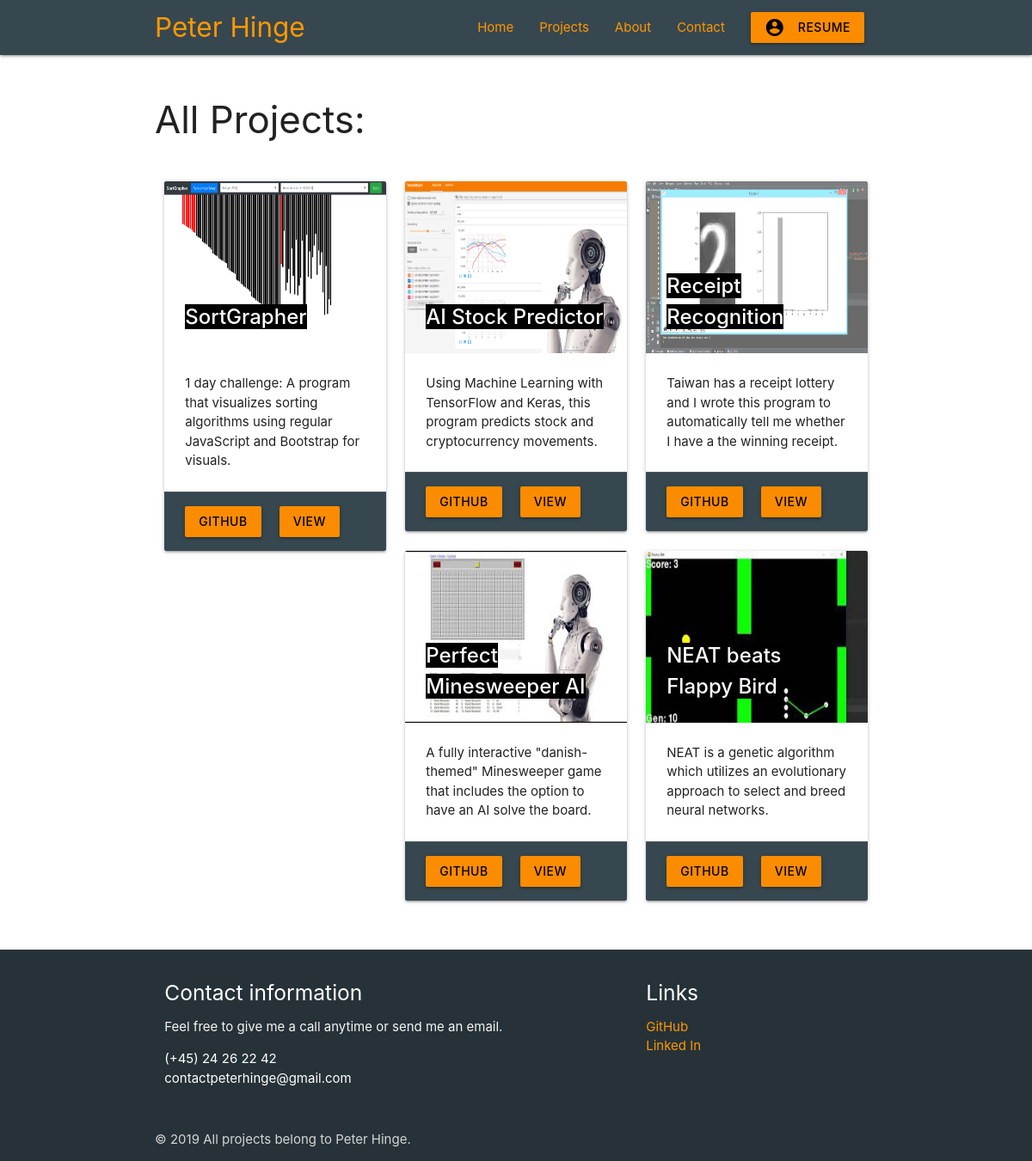
Page /all_projects on the committed database.
### main/models.py (models this page shows, shortened)
class Project(models.Model):
    project_title = models.CharField(max_length=100)
    project_published = models.DateTimeField('date published', default=datetime.now())
    project_description = models.CharField(max_length=300)
    project_content = models.TextField()
    project_slug = models.CharField(max_length=100)
    project_github_url = models.CharField(max_length=100)
    project_thumbnail = models.CharField(max_length=100, default="no_image")

### main/views.py (the view)
# urls.py: path('all_projects', views.all_projects_page, name='all_projects_page'),
def all_projects_page(request):
    return render(request=request,
                  template_name='main/all_projects.html',
                  context={'projects': Project.objects.all()})

### main/templates/main/all_projects.html (shortened to what this page needs)
{% extends 'main/header.html' %}
{% load static %}
{% block content %}
  <h3>All Projects:</h3>
  <br>
  <div class="row">
    {% for project in projects reversed %}
    <div class="col s12 m6 l4">
      <div class="card hoverable">
        <div class="card-image">
          <a href="{{project.project_slug}}">
            <img src="{% static "images/thumbnails/"|add:project.project_thumbnail|add:".png" %}" alt="{{project.project_title}}" height="200">
            <span class="card-title"><span class="black"><strong>{{project.project_title}}</strong></span></span>
          </a>
        </div>
        <div class="card-content">
          <p>{{project.project_description}}</p>
        </div>
        <div class="card-action blue-grey darken-3">
          <a href="{{project.project_github_url}}" target="_blank" class="btn orange darken-1 black-text"><strong>GITHUB</strong></a>
          <a href="{{project.project_slug}}" class="btn orange darken-1 black-text"><strong>VIEW</strong></a>
        </div>
      </div>
    </div>
    {% endfor %}
  </div>
{% endblock %}

### main/templates/main/header.html (shortened to what this page needs)
<head>
  {% load static %}
  <link rel="stylesheet" href="https://cdnjs.cloudflare.com/ajax/libs/materialize/1.0.0/css/materialize.min.css"/>
</head>
<body>
  <nav>
    <div class="nav-wrapper blue-grey darken-3">
      <div class="container">
        <a href="/" class="brand-logo orange-text text-orange darken-1">Peter Hinge</a>
        <ul class="right hide-on-med-and-down white-text">
          <li><a href="/" class="orange-text text-orange darken-1">Home</a></li>
          <li><a href="/all_projects" class="orange-text text-orange darken-1">Projects</a></li>
          <li><a href="/#about" class="orange-text text-orange darken-1">About</a></li>
          <li><a href="/#contact" class="orange-text text-orange darken-1">Contact</a></li>
          <li><a href="{% static "files/cv.pdf" %}" target="_blank" class="btn orange darken-1 black-text"><i class="material-icons left">account_circle</i><strong>RESUME</strong></a></li>
        </ul>
      </div>
    </div>
  </nav>
  <br />
  <div class="container">
    {% block content %} {% endblock %}
  </div>
  <br />
  <footer class="page-footer blue-grey darken-4">
    <div class="container">
      <div class="row">
        <div class="col l6 s12">
          <h5 class="white-text">Contact information</h5>
          <p class="grey-text text-lighten-4">
            Feel free to give me a call anytime or send me an email.
          </p>
          <ul>
            <li>(+45) 24 26 22 42</li>
            <li>contactpeterhinge@gmail.com</li>
          </ul>
        </div>
        <div class="col l4 offset-l2 s12">
          <h5 class="white-text">Links</h5>
          <ul>
            <li><a href="https://github.com/PeterHinge" target="_blank" class="orange-text text-orange darken-1">GitHub</a></li>
            <li><a href="https://www.linkedin.com/in/peter-hinge-443298189/" target="_blank" class="orange-text text-orange darken-1">Linked In</a></li>
          </ul>
        </div>
      </div>
    </div>
    <div class="footer-copyright">
      <div class="container">
        © 2019 All projects belong to Peter Hinge.
      </div>
    </div>
  </footer>
</body>

### rows in the picture
Project: project_thumbnail+project_title (picture), project_title "SortGrapher", project_description "1 day challenge: A program that visualizes sorting algorithms using regular JavaScript and Bootstrap for visuals."
Project: project_thumbnail (picture), project_title "AI Stock Predictor", project_description "Using Machine Learning with TensorFlow and Keras, this program predicts stock and cryptocurrency movements."
Project: project_thumbnail (picture), project_title "Receipt Recognition", project_description "Taiwan has a receipt lottery and I wrote this program to automatically tell me whether I have a the winning receipt."
Project: project_thumbnail (picture), project_title "Perfect Minesweeper AI", project_description "A fully interactive \"danish-themed\" Minesweeper game that includes the option to have an AI solve the board."
Project: project_thumbnail (picture), project_title "NEAT beats Flappy Bird", project_description "NEAT is a genetic algorithm which utilizes an evolutionary approach to select and breed neural networks."
